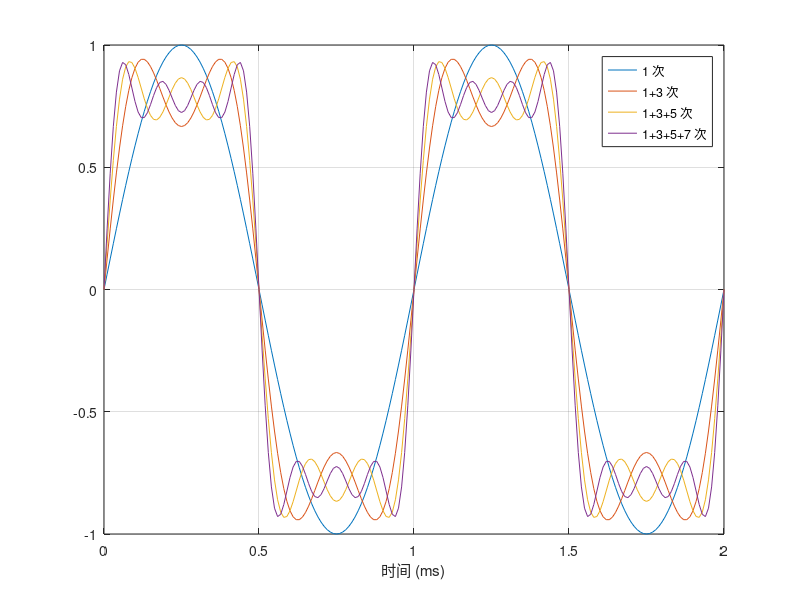
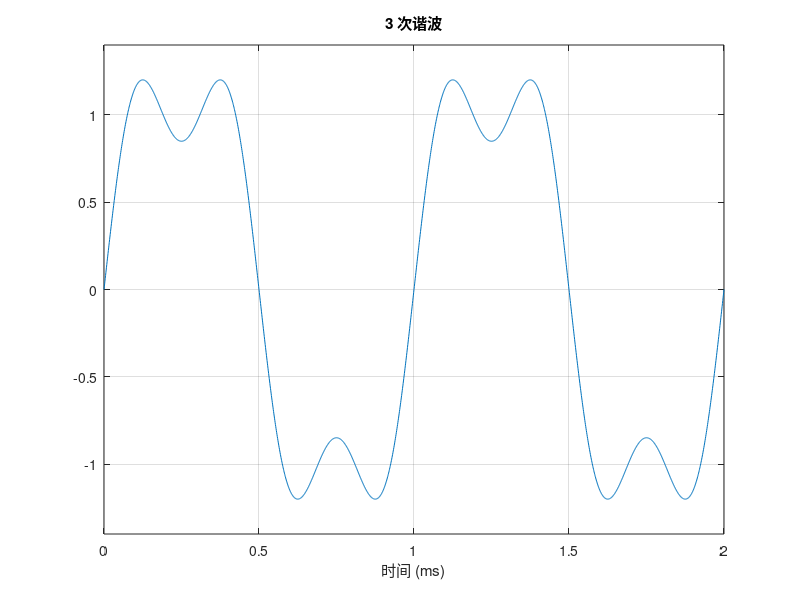
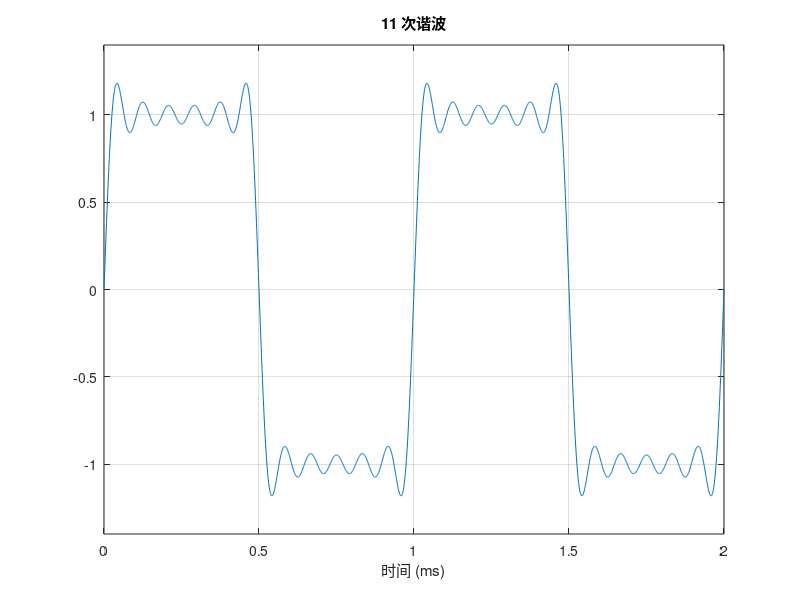
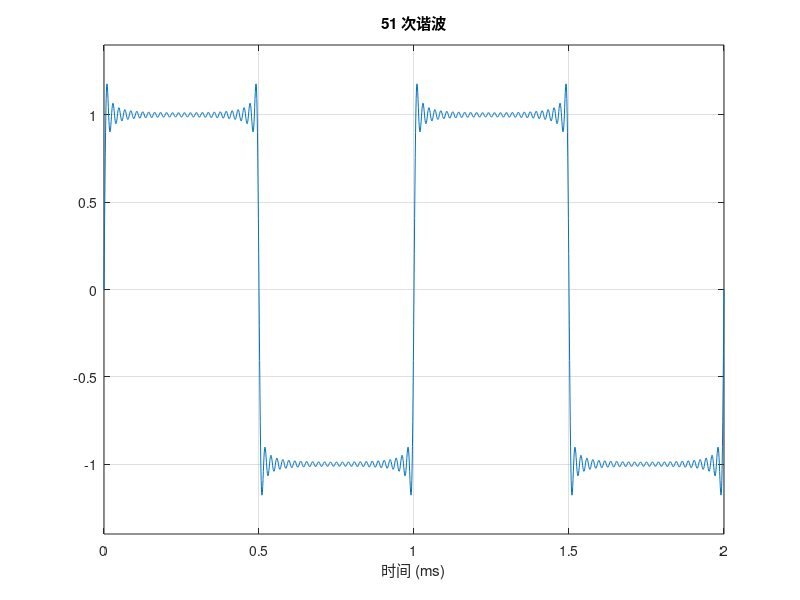

Write MATLAB code to recreate these figures, in order. (Note: this script raises an error after producing the figures.)
t = 0 : 1e-5 : 2e-3;              % 2 ms
x1 = sin(2*pi*1000*t);                      % 只有基波
x3 = x1 + sin(2*pi*3000*t)/3;               % 加 3 次
x5 = x3 + sin(2*pi*5000*t)/5;               % 加 5 次
x7 = x5 + sin(2*pi*7000*t)/7;               % 加 7 次

plot(t*1e3, [x1; x3; x5; x7]');
legend('1 次','1+3 次','1+3+5 次','1+3+5+7 次');
xlabel('时间 (ms)'); grid on;

t  = 0 : 1e-6 : 2e-3;
f0 = 1000;

for nterm = [3 11 51]
    x = zeros(size(t));
    for n = 1:2:nterm                 % 只取奇次
        x = x + sin(2*pi*n*f0*t)/n;
    end
    x = x * 4/pi;                     % 方波的傅里叶系数是 4/(nπ)
    figure; plot(t*1e3, x); ylim([-1.4 1.4]);
    title(sprintf('%d 次谐波', nterm)); xlabel('时间 (ms)'); grid on;
end

%检验fft模板的例子
fs = 1000; N = 1000;
t = (0:N-1)/fs;
x = sin(2*pi*100*t);            % 已知：100 Hz，幅度 1
[f, A] = my_spectrum(x, fs);
[~, i] = max(A);
fprintf('峰值在 %.1f Hz，幅度 %.3f\n', f(i), A(i));

%实验 A：栅栏效应
fs = 1000; N = 1000;            % Δf = fs/N = 1 Hz
t  = (0:N-1)/fs;

x1 = sin(2*pi*100*t);           % 落在 bin 100 的正中心
x2 = sin(2*pi*100.5*t);         % 落在 bin 100 和 101 中间

[f1,A1] = my_spectrum(x1, fs);
[f2,A2] = my_spectrum(x2, fs);
% 画图对比：只放大 95~105Hz 区间，看得更清楚
figure;
plot(f1, A1, 'o-', 'LineWidth', 1.2);
hold on;
plot(f2, A2, 'x--', 'LineWidth', 1.2);
xlim([95 105]);   % 只看峰值附近，放大细节
xlabel('频率 (Hz)'); ylabel('幅度');
legend('100 Hz（对齐bin中心）','100.5 Hz（两bin中间）');
grid on;
title('栅栏效应：频率对齐 vs 不对齐的峰值对比');

% 打印两个峰值数值
[~,i1] = max(A1);
[~,i2] = max(A2);
fprintf('100Hz信号：峰值 %.1f Hz，幅度 %.3f\n', f1(i1), A1(i1));
fprintf('100.5Hz信号：峰值 %.1f Hz，幅度 %.3f\n', f2(i2), A2(i2));

%实验 B：两个靠近的音，为什么分不开
fs = 10000;
%% ===== 情况1：间隔200Hz，N=100 =====
N1 = 100;
t1 = (0:N1-1)/fs;
x1 = sin(2*pi*1000*t1) + sin(2*pi*1200*t1);
[f1, A1] = my_spectrum(x1, fs);

%% ===== 情况2：间隔20Hz，N=100 =====
N2 = 100;
t2 = (0:N2-1)/fs;
x2 = sin(2*pi*1000*t2) + sin(2*pi*1020*t2);
[f2, A2] = my_spectrum(x2, fs);

%% ===== 情况3：间隔20Hz，N=1000 =====
N3 = 1000;
t3 = (0:N3-1)/fs;
x3 = sin(2*pi*1000*t3) + sin(2*pi*1020*t3);
[f3, A3] = my_spectrum(x3, fs);

%% ===== 2×2子图对比 =====
tiledlayout(2,2);

nexttile;
plot(f1, A1); xlim([900 1300]);
title('间隔200Hz，N=100（Δf=100Hz）');
ylabel('幅度'); grid on;

nexttile;
plot(f2, A2); xlim([950 1070]);
title('间隔20Hz，N=100（Δf=100Hz）');
grid on;

nexttile;
plot(f3, A3); xlim([950 1070]);
title('间隔20Hz，N=1000（Δf=10Hz）');
xlabel('频率 (Hz)'); ylabel('幅度'); grid on;

%% 关键结论打印
fprintf('Δf = fs/N = 1/T，只和观测时长有关\n');
fprintf('N=100时Δf=%.0fHz，N=1000时Δf=%.0fHz\n', fs/N1, fs/N3);
